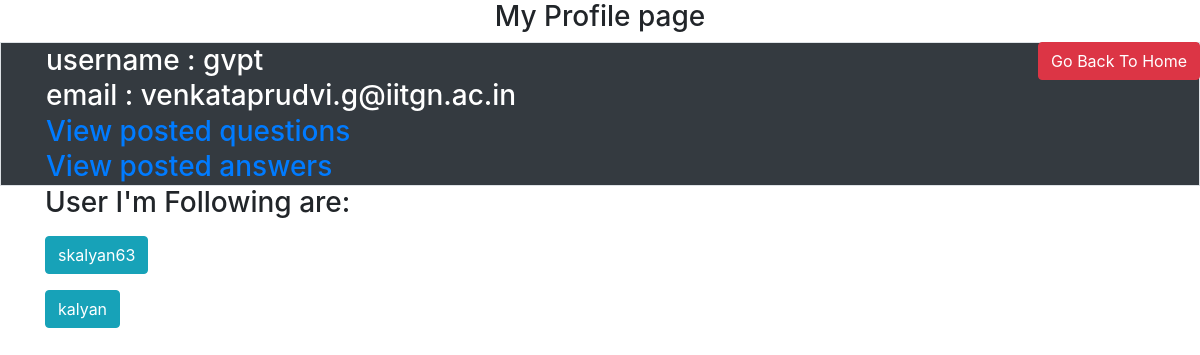
Screenshot of /profile/4 (signed in) with the database file from the repository.
### tables this page shows
CREATE TABLE User(
    user_id     INTEGER PRIMARY KEY autoincrement,
    User_name   varchar(20),
    Password    blob(50),
    Salt        blob(8),
    Email       varchar(40),
    LastLogin   Text);

### app.py (the view)
@app.route('/profile/<int:user_Id>')
def Profile(user_Id):
    if(user_Id!=session['UserId']):
        return render_template('Profile.html',user=GetUserDetails(user_Id),foll=Check_Follow(session['UserId'],user_Id))
    else:
        return render_template('Profile.html',user=GetUserDetails(user_Id),get_Name=GetUserName,F_ID=GetFollowId(user_Id))

### Sql_Querries.py (called while the page is built)
def GetUserName(U_Id):
    conn=sqlite3.connect('quora.db')
    cur=conn.cursor()
    cur.execute("Select User_name from User where user_id=?",(U_Id,))
    res=cur.fetchone()
    conn.close()
    return res[0]

def GetUserDetails(U_id):
    conn=sqlite3.connect('quora.db')
    cur=conn.cursor()
    cur.execute("select user_id,user_name,email from User where user_id = ?", (U_id,))
    res=cur.fetchall()
    conn.close()
    return res[0]

def GetFollowId(U_id):
    conn=sqlite3.connect('quora.db')
    cur=conn.cursor()
    cur.execute("Select follow_id from Follow where user_id = ?",(U_id,))
    data = cur.fetchall()
    conn.close()
    return(data)

### templates/Profile.html (shortened to what this page needs)
{% extends 'Base.html' %}
{% block Body %}
{%if user[0] == session['UserId'] %}
    <h3 class="text-center">My Profile page<h3>
{%else%}
    <h3 class="text-center">Other User's Profile page<h3>
{%endif%}
<a href="{{url_for('Home')}}" class="btn btn-danger float-right">Go Back To Home</a>
<div class="border bg-dark text-white">
<div class="container">
    <table>
        {%if user[0] == session['UserId'] %}
            <tr><td>username : {{user[1]}}</td></tr>
            <tr><td>email : {{user[2]}}</td></tr>
            <tr><td><a href="{{url_for('UserQuestionList',user_id=user[0])}}">View posted questions</a></td></tr>
            <tr><td><a href="{{url_for('UserAnswerList',user_id=user[0])}}">View posted answers</a></td></tr>
        {%endif%}
    </table>
</div>
</div>
<div class="container">
    {%if user[0] == session['UserId'] %}
        <p>User I'm Following are: </p>
        {%for prof in F_ID%}
            <p><a href="/profile/{{prof[0]}}" class="btn btn-info">{{get_Name(prof[0])}}</a></p>
        {% endfor %}
    {%endif%}
</div>
{% endblock%}

### rows the page displays
User: User_name "gvpt", Email "venkataprudvi.g@iitgn.ac.in"
User: User_name "skalyan63"
User: User_name "kalyan"
